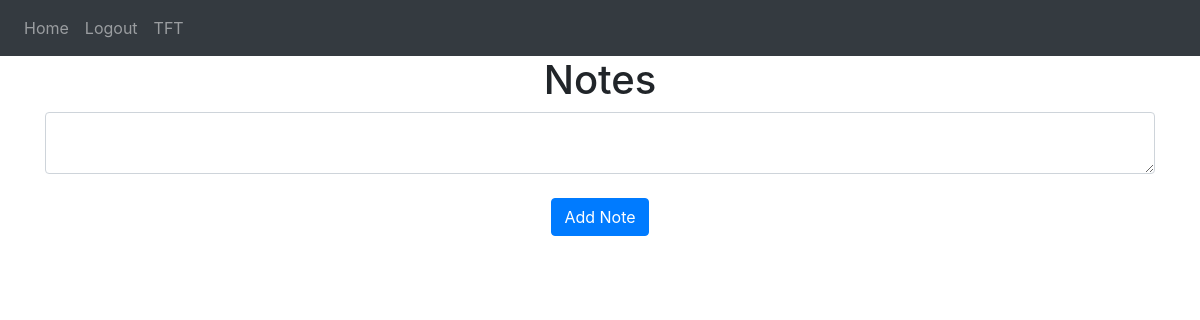
/ (signed in), run on an earlier commit of the app's database.
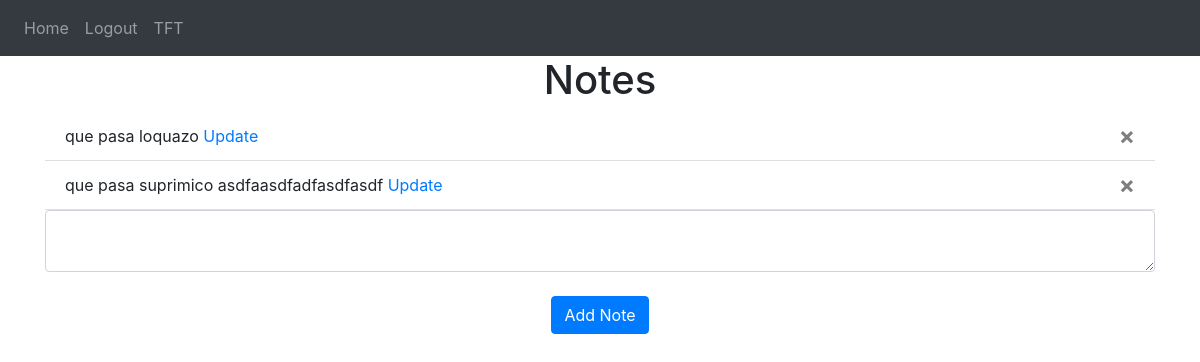
And on a later commit of the database.
### website/models.py (models this page shows)
class Note(db.Model):
    id = db.Column(db.Integer, primary_key=True)
    data = db.Column(db.String(10000))
    date = db.Column(db.DateTime(timezone=True), default=func.now())
    user_id = db.Column(db.Integer, db.ForeignKey("user.id"))

### website/views.py (the view, shortened to what this page needs)
@views.route("/", methods=["GET", "POST"])
@login_required
def home():
    return render_template("home.html", user=current_user)

### website/__init__.py (called while the page is built)
def create_app():
    app = Flask(__name__)
    app.config["SECRET_KEY"] = "sagasgasd"
    app.config["SQLALCHEMY_DATABASE_URI"] = f"sqlite:///{DB_NAME}"
    db.init_app(app)
    from .views import views
    from .auth import auth
    app.register_blueprint(views, url_prefix="/")
    app.register_blueprint(auth, url_prefix="/")
    from .models import User, Note
    login_manager = LoginManager()
    login_manager.login_view = "auth.login"
    login_manager.init_app(app)
    @login_manager.user_loader
    def load_user(id):
        return User.query.get(int(id))
    with app.app_context():
        print("Database created")
        db.create_all()
    return app

### website/templates/home.html
{% extends "base.html" %} {% block title %}Home{% endblock %} {% block content
    %}
    <h1 align="center">Notes</h1>
    <ul class="list-group list-group-flush" id="notes">
      {% for note in user.notes %}
      <li class="list-group-item" id="noteid">
        {{ note.data }}
        <button type="button" class="close" onClick="deleteNote({{ note.id }})">
          <span aria-hidden="true">&times;</span>
        </button>
        <a href="{{ url_for('views.edit_note', id = note.id)}}">Update</a>
      </li>
      {% endfor %}
    </ul>
    <form method="POST">
      <textarea name="note" id="note" class="form-control"></textarea>
      <br />
      <div align="center">
        <button type="submit" class="btn btn-primary">Add Note</button>
      </div>
    </form>
    {% endblock %}

### website/templates/base.html (shortened to what this page needs)
<!DOCTYPE html>
<html>
    <head>
        <link
      rel="stylesheet"
      href="https://stackpath.bootstrapcdn.com/bootstrap/4.4.1/css/bootstrap.min.css"
    />
    <link
      rel="stylesheet"
      href="https://stackpath.bootstrapcdn.com/font-awesome/4.7.0/css/font-awesome.min.css"
    />
    </head>
    <body>
        <nav class="navbar navbar-expand-lg navbar-dark bg-dark">
            <div class="collapse navbar-collapse" id="navbar">
                <div class="navbar-nav">
                  {% if user.is_authenticated %}
                  <a class="nav-item nav-link" id="home" href="/">Home</a>
                  <a class="nav-item nav-link" id="logout" href="/logout">Logout</a>
                  <a class="nav-item nav-link" id="tft" href="/tft">TFT</a>
                  {% else %}
                  <a class="nav-item nav-link" id="login" href="/login">Login</a>
                  <a class="nav-item nav-link" id="tft" href="/tft">TFT</a>
                  <a class="nav-item nav-link" id="signUp" href="/sign-up">sign-up</a>
                  {% endif %}
                </div>
            </div>
        </nav>
        <div class="container">
          {% block content %}
          {% endblock %}
        </div>
    </body>
</html>

What changed in the data, as far as the page shows it:
added Note: data "que pasa loquazo"
added Note: data "que pasa suprimico asdfaasdfadfasdfasdf"
